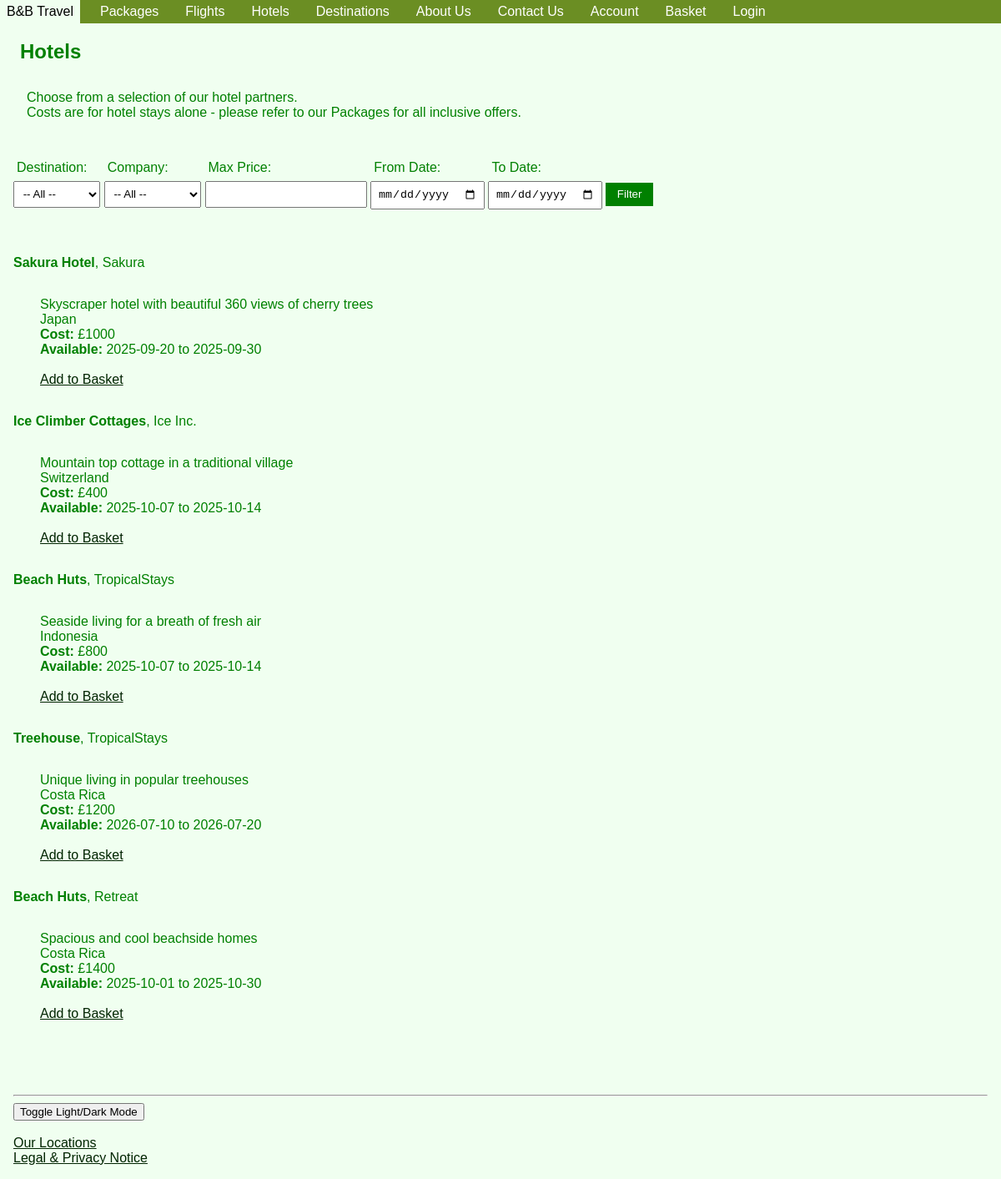
Screenshot of /webpages/hotels.php with the database file from the repository.
### tables this page shows
CREATE TABLE `hotels` (
  `id` int(11) NOT NULL,
  `name` varchar(255) DEFAULT NULL,
  `company` varchar(255) DEFAULT NULL,
  `country` varchar(255) DEFAULT NULL,
  `description` text DEFAULT NULL,
  `start_date` date DEFAULT NULL,
  `end_date` date DEFAULT NULL,
  `status` enum('available','fully booked') DEFAULT 'available',
  `price` int(11) DEFAULT NULL
);

### webpages/hotels.php (the view, shortened to what this page needs)
<?php include 'header.php'; ?>
<h2>Hotels</h2>
<p>
  Choose from a selection of our hotel partners.
  <br>
  Costs are for hotel stays alone - please refer to our Packages for all inclusive offers.
</p>
<form method="get" action="hotels.php">
<div class="formdisplay">
  <label>Destination:</label>
  <select name="country">
    <option value="">-- All --</option>
  </select>
</div>
<div class="formdisplay">
  <label>Company:</label>
  <select name="company">
    <option value="">-- All --</option>
  </select>
</div>
<div class="formdisplay">
  <label>Max Price:</label>
  <input type="number" name="max_price" step="0.01">
</div>
<div class="formdisplay">
  <label>From Date:</label>
  <input type="date" name="start_date">
</div>
<div class="formdisplay">
  <label>To Date:</label>
  <input type="date" name="end_date">
</div>
  <button type="submit">Filter</button>
</form>
<ul>
<?php
$pdo = new PDO('mysql:host=localhost;dbname=travel_website', 'root', '');
$where = [];
$param = [];
$sql = "SELECT * FROM hotels" . ($where ? " WHERE " . implode(" AND ", $where) : "");
$stmt = $pdo->prepare($sql);
$stmt->execute($param);
foreach ($stmt as $hotel) {
  echo
  "<li><strong>{$hotel['name']}</strong>, {$hotel['company']}</li>
   <p>
    {$hotel['description']}
    <br>
    {$hotel['country']}
    <br>
    <strong>Cost: </strong>£{$hotel['price']}
    <br>
    <strong>Available: </strong> {$hotel['start_date']} to
    {$hotel['end_date']}
    <br><br>
    <a href='add_to_basket.php?id={$hotel['id']}&type=hotel'>Add to Basket</a></li><br>
   </p>";
}
?>
</ul>
<?php include 'footer.php'; ?>

### assets/css/style.css (style rules this page uses)
body { font-family: Arial, Helvetica, Tahoma, Verdana; background: #f0fff0; color: green; margin: 0; padding: 0; }
p { margin: 2em; }
li { display: flex; }
h1, h2 { color: green; padding-left: 1em; }
form { padding: 1em; }
input, textarea, select { display: block; margin: 0.5em 0; padding: 0.5em; }
ul { padding: 1em; }
a { color: #012401; }
form button { background-color: green; color: white; padding: 0.5em 1em; border: none; cursor: pointer; margin-top: 1em; }

### rows the page displays
hotels: name "Sakura Hotel", company "Sakura", description "Skyscraper hotel with beautiful 360 views of cherry trees", country "Japan", price "1000", start_date "2025-09-20", end_date "2025-09-30"
hotels: name "Ice Climber Cottages", company "Ice Inc.", description "Mountain top cottage in a traditional village", country "Switzerland", price "400", start_date "2025-10-07", end_date "2025-10-14"
hotels: name "Beach Huts", company "TropicalStays", description "Seaside living for a breath of fresh air", country "Indonesia", price "800", start_date "2025-10-07", end_date "2025-10-14"
hotels: name "Treehouse", company "TropicalStays", description "Unique living in popular treehouses", country "Costa Rica", price "1200", start_date "2026-07-10", end_date "2026-07-20"
hotels: name "Beach Huts", company "Retreat", description "Spacious and cool beachside homes", country "Costa Rica", price "1400", start_date "2025-10-01", end_date "2025-10-30"
